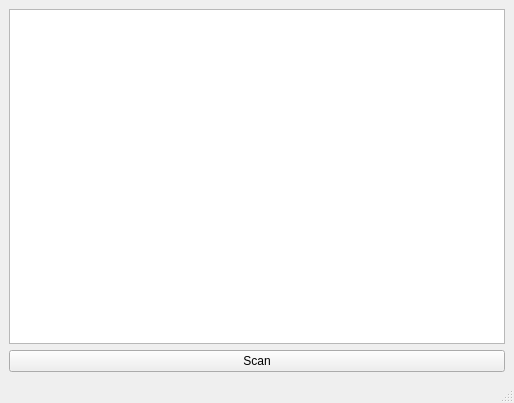
<?xml version="1.0" encoding="UTF-8"?>
<ui version="4.0">
 <class>MainWindow</class>
 <widget class="QMainWindow" name="MainWindow">
  <property name="geometry">
   <rect>
    <x>0</x>
    <y>0</y>
    <width>514</width>
    <height>403</height>
   </rect>
  </property>
  <property name="windowTitle">
   <string>Desktop RC tester</string>
  </property>
  <widget class="QWidget" name="centralwidget">
   <layout class="QGridLayout" name="gridLayout">
    <item row="0" column="0">
     <widget class="QTableView" name="tableView"/>
    </item>
    <item row="1" column="0">
     <widget class="QPushButton" name="pushButton">
      <property name="text">
       <string>Scan</string>
      </property>
     </widget>
    </item>
   </layout>
  </widget>
  <widget class="QMenuBar" name="menubar">
   <property name="geometry">
    <rect>
     <x>0</x>
     <y>0</y>
     <width>514</width>
     <height>20</height>
    </rect>
   </property>
  </widget>
  <widget class="QStatusBar" name="statusbar"/>
 </widget>
 <resources/>
 <connections/>
</ui>
